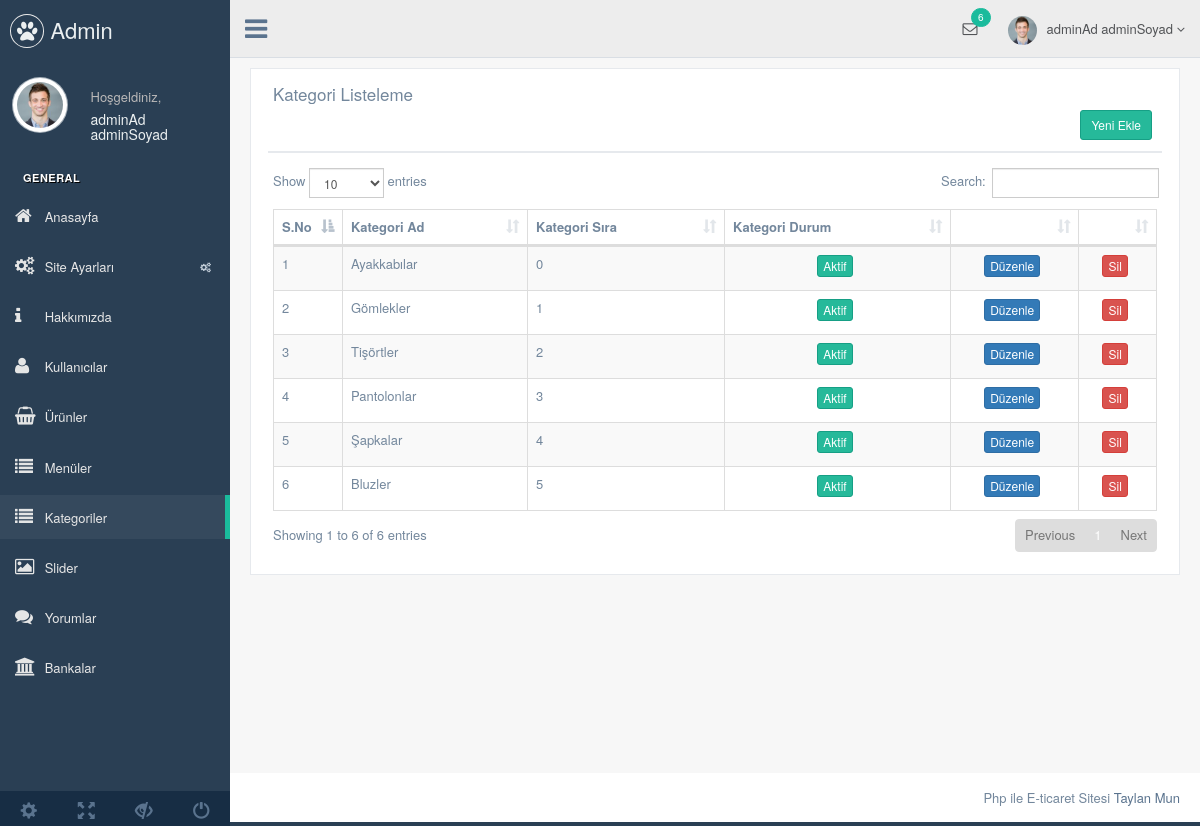
/e-ticaret/nedmin/production/kategori.php (signed in), run on the app's committed database.
### tables this page shows
CREATE TABLE `kullanici` (
  `kullanici_id` int(11) NOT NULL,
  `kullanici_zaman` datetime NOT NULL DEFAULT CURRENT_TIMESTAMP,
  `kullanici_resim` varchar(250) NOT NULL,
  `kullanici_tc` varchar(50) NOT NULL,
  `kullanici_ad` varchar(50) NOT NULL,
  `kullanici_mail` varchar(100) NOT NULL,
  `kullanici_gsm` varchar(50) NOT NULL,
  `kullanici_password` varchar(50) NOT NULL,
  `kullanici_adsoyad` varchar(50) NOT NULL,
  `kullanici_adres` varchar(250) NOT NULL,
  `kullanici_il` varchar(100) NOT NULL,
  `kullanici_ilce` varchar(100) NOT NULL,
  `kullanici_unvan` varchar(100) NOT NULL,
  `kullanici_yetki` varchar(50) NOT NULL,
  `kullanici_durum` int(1) NOT NULL DEFAULT '1'
);

CREATE TABLE `kategori` (
  `kategori_id` int(11) NOT NULL,
  `kategori_ad` varchar(100) NOT NULL,
  `kategori_ust` int(2) NOT NULL,
  `kategori_seourl` varchar(250) NOT NULL,
  `kategori_sira` int(2) NOT NULL,
  `kategori_durum` enum('0','1') NOT NULL DEFAULT '1'
);

### e-ticaret/nedmin/production/kategori.php (the view, shortened to what this page needs)
<?php
include 'header.php';
$kategorisor=$db->prepare("SELECT * FROM kategori order by kategori_sira ASC");
$kategorisor->execute();
?>
<div class="right_col" role="main">
  <div class="">
    <div class="row">
      <div class="col-md-12 col-sm-12 col-xs-12">
        <div class="x_panel">
          <div class="x_title">
            <h2>Kategori Listeleme </h2>
            <div class="clearfix"></div>
            <div align="right">
              <a href="kategori-ekle.php"><button class="btn btn-success btn-sm">Yeni Ekle</button></a>
            </div>
          </div>
          <div class="x_content">
            <table id="datatable-responsive" class="table table-striped table-bordered dt-responsive nowrap" cellspacing="0" width="100%">
              <thead>
                <tr>
                  <th>S.No</th>
                  <th>Kategori Ad</th>
                  <th>Kategori Sıra</th>
                  <th>Kategori Durum</th>
                  <th></th>
                  <th></th>
                </tr>
              </thead>
              <tbody>
                <?php
                $say=0;
                while($kategoricek=$kategorisor->fetch(PDO::FETCH_ASSOC)) { $say++ ?>
                  <tr>
                    <td width="20"><?php echo $say ?></td>
                    <td><?php echo $kategoricek['kategori_ad'] ?></td>
                    <td><?php echo $kategoricek['kategori_sira'] ?></td>
                    <td><center><?php
                    if ($kategoricek['kategori_durum']==1) {?>
                      <button class="btn btn-success btn-xs">Aktif</button>
                    <?php } else{?>
                     <button class="btn btn-danger btn-xs">Pasif</button>
                     <?php } ?> </center>
                   </td>
                   <td><center><a href="kategori-duzenle.php?kategori_id=<?php echo $kategoricek['kategori_id']; ?>"><button class="btn btn-primary btn-xs">Düzenle</button></a></center></td>
                   <td><center><a href="../netting/islem.php?kategori_id=<?php echo $kategoricek['kategori_id']; ?> & kategorisil=ok"><button class="btn btn-danger btn-xs">Sil</button></a></center></td>
                 </tr>
               <?php  }
               ?>
             </tbody>
           </table>
         </div>
       </div>
     </div>
   </div>
 </div>
</div>
<?php include 'footer.php'; ?>

### e-ticaret/nedmin/production/header.php (shortened to what this page needs)
<?php
include '../netting/baglan.php';
$kullanicisor=$db->prepare("SELECT * from kullanici where kullanici_mail=:mail");
$kullanicisor->execute(array(
  'mail' => $_SESSION['kullanici_mail']
));
$kullanicicek=$kullanicisor->fetch(PDO::FETCH_ASSOC);
?>
<!DOCTYPE html>
<html lang="en">
<head>
  <link href="../vendors/bootstrap/dist/css/bootstrap.min.css" rel="stylesheet">
  <link href="../vendors/font-awesome/css/font-awesome.min.css" rel="stylesheet">
  <link href="../vendors/nprogress/nprogress.css" rel="stylesheet">
  <link href="../vendors/iCheck/skins/flat/green.css" rel="stylesheet">
  <link href="../vendors/datatables.net-bs/css/dataTables.bootstrap.min.css" rel="stylesheet">
  <link href="../vendors/datatables.net-buttons-bs/css/buttons.bootstrap.min.css" rel="stylesheet">
  <link href="../vendors/datatables.net-fixedheader-bs/css/fixedHeader.bootstrap.min.css" rel="stylesheet">
  <link href="../vendors/datatables.net-responsive-bs/css/responsive.bootstrap.min.css" rel="stylesheet">
  <link href="../vendors/datatables.net-scroller-bs/css/scroller.bootstrap.min.css" rel="stylesheet">
  <link href="../vendors/dropzone/dist/min/dropzone.min.css" rel="stylesheet">
  <link href="../build/css/custom.min.css" rel="stylesheet">
</head>
<body class="nav-md">
  <div class="container body">
    <div class="main_container">
      <div class="col-md-3 left_col">
        <div class="left_col scroll-view">
          <div class="navbar nav_title" style="border: 0;">
            <a href="index.php" class="site_title"><i class="fa fa-paw"></i> <span>Admin</span></a>
          </div>
          <div class="profile clearfix">
            <div class="profile_pic">
              <img src="images/img.jpg" alt="..." class="img-circle profile_img">
            </div>
            <div class="profile_info">
              <span>Hoşgeldiniz,</span>
              <h2><?php echo $kullanicicek['kullanici_adsoyad']; ?></h2>
            </div>
          </div>
          <br />
          <div id="sidebar-menu" class="main_menu_side hidden-print main_menu">
            <div class="menu_section">
              <h3>General</h3>
              <ul class="nav side-menu">
                <li><a href="index.php"><i class="fa fa-home"></i> Anasayfa </a></li>
                <li><a><i class="fa fa-cogs"></i> Site Ayarları <span class="fa fa-cogs"></span></a>
                </li>
                <li><a href="hakkimizda.php"><i class="fa fa-info"></i> Hakkımızda </a></li>
                <li><a href="kullanici.php"><i class="fa fa-user"></i> Kullanıcılar </a></li>
                <li><a href="urun.php"><i class="fa fa-shopping-basket"></i> Ürünler </a></li>
                <li><a href="menu.php"><i class="fa fa-list"></i> Menüler </a></li>
                <li><a href="kategori.php"><i class="fa fa-list"></i> Kategoriler </a></li>
                <li><a href="slider.php"><i class="fa fa-image"></i> Slider </a></li>
                <li><a href="yorum.php"><i class="fa fa-comments"></i> Yorumlar </a></li>
                <li><a href="banka.php"><i class="fa fa-bank"></i> Bankalar </a></li>
              </ul>
            </div>
          </div>
          <div class="sidebar-footer hidden-small">
            <a data-toggle="tooltip" data-placement="top" title="Settings">
              <span class="glyphicon glyphicon-cog" aria-hidden="true"></span>
            </a>
            <a data-toggle="tooltip" data-placement="top" title="FullScreen">
              <span class="glyphicon glyphicon-fullscreen" aria-hidden="true"></span>
            </a>
            <a data-toggle="tooltip" data-placement="top" title="Lock">
              <span class="glyphicon glyphicon-eye-close" aria-hidden="true"></span>
            </a>
            <a data-toggle="tooltip" data-placement="top" title="Logout">
              <span class="glyphicon glyphicon-off" aria-hidden="true"></span>
            </a>
          </div>
        </div>
      </div>
      <div class="top_nav">
        <div class="nav_menu">
          <nav>
            <div class="nav toggle">
              <a id="menu_toggle"><i class="fa fa-bars"></i></a>
            </div>
            <ul class="nav navbar-nav navbar-right">
              <li class="">
                <a href="javascript:;" class="user-profile dropdown-toggle" data-toggle="dropdown" aria-expanded="false">
                  <img src="images/img.jpg" alt=""><?php echo $kullanicicek['kullanici_adsoyad']; ?>
                  <span class=" fa fa-angle-down"></span>
                </a>
              </li>
              <li role="presentation" class="dropdown">
                <a href="javascript:;" class="dropdown-toggle info-number" data-toggle="dropdown" aria-expanded="false">
                  <i class="fa fa-envelope-o"></i>
                  <span class="badge bg-green">6</span>
                </a>
              </li>
            </ul>
          </nav>
        </div>
      </div>

### data on the page
kullanici: kullanici_adsoyad "adminAd adminSoyad"
kategori: kategori_ad "Ayakkabılar", kategori_sira "0", kategori_durum "Aktif"
kategori: kategori_ad "Gömlekler", kategori_sira "1", kategori_durum "Aktif"
kategori: kategori_ad "Tişörtler", kategori_sira "2", kategori_durum "Aktif"
kategori: kategori_ad "Pantolonlar", kategori_sira "3", kategori_durum "Aktif"
kategori: kategori_ad "Şapkalar", kategori_sira "4", kategori_durum "Aktif"
kategori: kategori_ad "Bluzler", kategori_sira "5", kategori_durum "Aktif"
